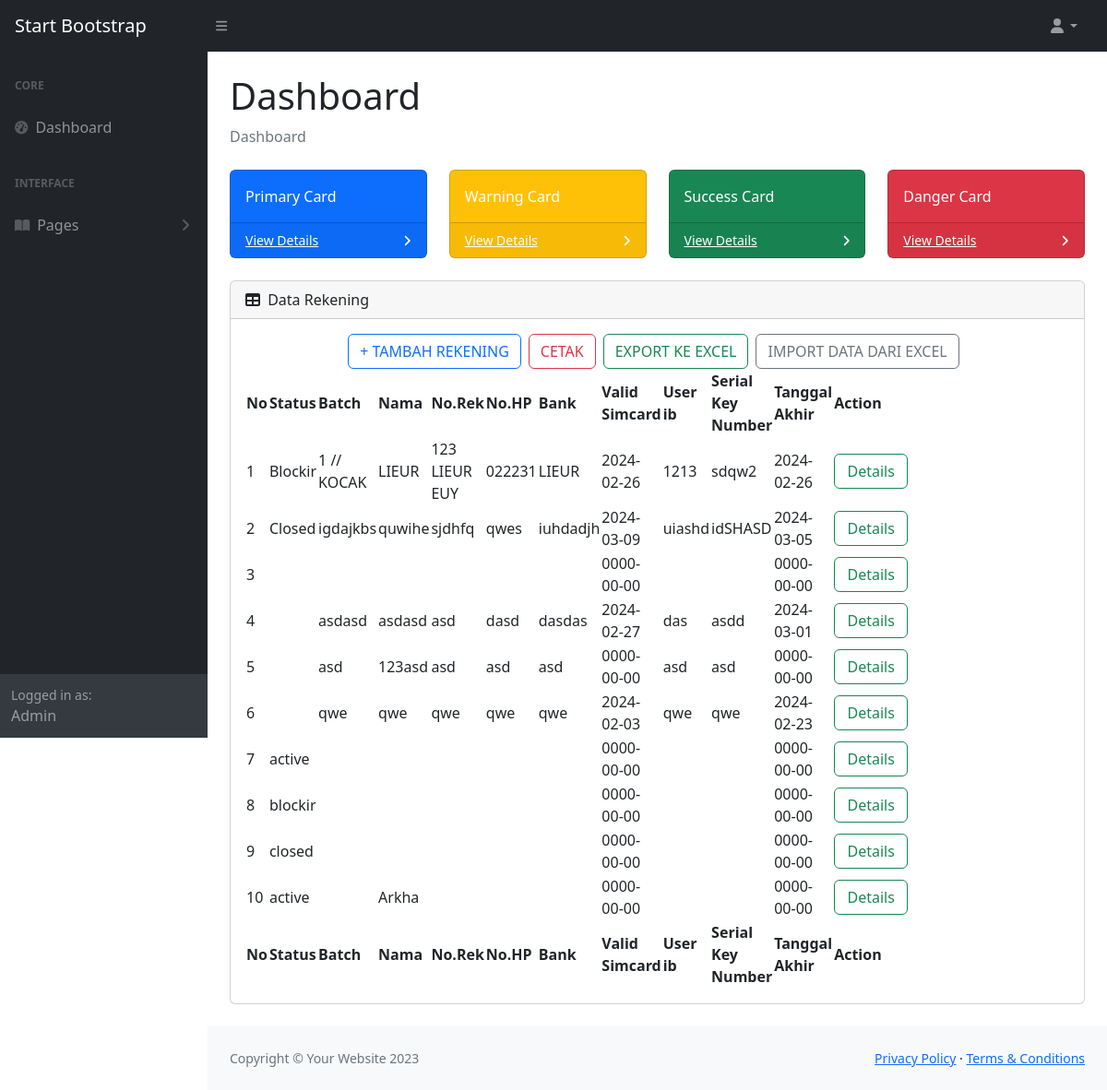
The page /index_admin.php (signed in) on the database its author committed.
### tables this page shows
CREATE TABLE `bank` (
  `id_ib` int(11) NOT NULL,
  `username` varchar(255) NOT NULL,
  `nama` varchar(255) NOT NULL,
  `bank` varchar(255) NOT NULL,
  `cabang` varchar(255) NOT NULL,
  `no_rekening` varchar(255) NOT NULL,
  `nama_ibu` varchar(255) NOT NULL,
  `no_hp` varchar(15) NOT NULL,
  `email` varchar(255) NOT NULL,
  `password` varchar(255) NOT NULL,
  `user_ib` varchar(255) NOT NULL,
  `pin_ib` varchar(10) NOT NULL,
  `kode_akses` varchar(255) NOT NULL,
  `password_transaksi` varchar(255) NOT NULL,
  `pin_mb` varchar(10) NOT NULL,
  `pin_atm` varchar(10) NOT NULL,
  `serial_key_number` varchar(20) NOT NULL,
  `pin_skn` varchar(20) NOT NULL,
  `jenis_atm` varchar(255) NOT NULL,
  `no_kartu_atm` varchar(100) NOT NULL,
  `cvv` varchar(100) NOT NULL,
  `masa_berlaku_atm` date NOT NULL,
  `valid_simcard` date NOT NULL,
  `status` varchar(255) NOT NULL,
  `batch` varchar(11) NOT NULL,
  `user_my_bca` varchar(255) NOT NULL,
  `password_my_bca` varchar(255) NOT NULL,
  `pin_transaksi` varchar(15) NOT NULL,
  `keterangan` text NOT NULL,
  `tanggal_mulai` date NOT NULL,
  `tanggal_akhir` date NOT NULL,
  `bisnis` varchar(255) NOT NULL,
  `coorporate_id` varchar(255) NOT NULL,
  `coorporate` varchar(255) NOT NULL,
  `id` varchar(255) NOT NULL,
  `foto_ktp` varchar(255) DEFAULT NULL,
  `foto_kartu_atm` varchar(255) DEFAULT NULL,
  `foto_kk` varchar(255) DEFAULT NULL,
  `foto_buku_tabungan` varchar(255) DEFAULT NULL
);

### index_admin.php (the view, shortened to what this page needs)
<!DOCTYPE html>
<html lang="en">
<head>
    <link href="https://cdn.jsdelivr.net/npm/simple-datatables@7.1.2/dist/style.min.css" rel="stylesheet" />
    <link href="css/styles.css" rel="stylesheet" />
</head>
<body class="sb-nav-fixed">
    <nav class="sb-topnav navbar navbar-expand navbar-dark bg-dark">
        <a class="navbar-brand ps-3" href="index.php">Start Bootstrap</a>
        <button class="btn btn-link btn-sm order-1 order-lg-0 me-4 me-lg-0" id="sidebarToggle" href="#!"><i class="fas fa-bars"></i></button>
        <ul class="navbar-nav ms-auto ms-md-0 me-3 me-lg-4">
            <li class="nav-item dropdown">
                <a class="nav-link dropdown-toggle" id="navbarDropdown" href="#" role="button" data-bs-toggle="dropdown" aria-expanded="false"><i class="fas fa-user fa-fw"></i></a>
            </li>
        </ul>
    </nav>
    <div id="layoutSidenav">
        <div id="layoutSidenav_nav">
            <nav class="sb-sidenav accordion sb-sidenav-dark" id="sidenavAccordion">
                <div class="sb-sidenav-menu">
                    <div class="nav">
                        <div class="sb-sidenav-menu-heading">Core</div>
                        <a class="nav-link" href="index.php">
                            <div class="sb-nav-link-icon"><i class="fas fa-tachometer-alt"></i></div>
                            Dashboard
                        </a>
                        <div class="sb-sidenav-menu-heading">Interface</div>
                        <a class="nav-link collapsed" href="#" data-bs-toggle="collapse" data-bs-target="#collapsePages" aria-expanded="false" aria-controls="collapsePages">
                            <div class="sb-nav-link-icon"><i class="fas fa-book-open"></i></div>
                            Pages
                            <div class="sb-sidenav-collapse-arrow"><i class="fas fa-angle-down"></i></div>
                        </a>
                    </div>
                </div>
                <div class="sb-sidenav-footer">
                    <div class="small">Logged in as:</div>
                    Admin
                </div>
            </nav>
        </div>
        <div id="layoutSidenav_content">
            <main>
                <div class="container-fluid px-4">
                    <h1 class="mt-4">Dashboard</h1>
                    <ol class="breadcrumb mb-4">
                        <li class="breadcrumb-item active">Dashboard</li>
                    </ol>
                    <div class="row">
                        <div class="col-xl-3 col-md-6">
                            <div class="card bg-primary text-white mb-4">
                                <div class="card-body">Primary Card</div>
                                <div class="card-footer d-flex align-items-center justify-content-between">
                                    <a class="small text-white stretched-link" href="#">View Details</a>
                                    <div class="small text-white"><i class="fas fa-angle-right"></i></div>
                                </div>
                            </div>
                        </div>
                        <div class="col-xl-3 col-md-6">
                            <div class="card bg-warning text-white mb-4">
                                <div class="card-body">Warning Card</div>
                                <div class="card-footer d-flex align-items-center justify-content-between">
                                    <a class="small text-white stretched-link" href="#">View Details</a>
                                    <div class="small text-white"><i class="fas fa-angle-right"></i></div>
                                </div>
                            </div>
                        </div>
                        <div class="col-xl-3 col-md-6">
                            <div class="card bg-success text-white mb-4">
                                <div class="card-body">Success Card</div>
                                <div class="card-footer d-flex align-items-center justify-content-between">
                                    <a class="small text-white stretched-link" href="#">View Details</a>
                                    <div class="small text-white"><i class="fas fa-angle-right"></i></div>
                                </div>
                            </div>
                        </div>
                        <div class="col-xl-3 col-md-6">
                            <div class="card bg-danger text-white mb-4">
                                <div class="card-body">Danger Card</div>
                                <div class="card-footer d-flex align-items-center justify-content-between">
                                    <a class="small text-white stretched-link" href="#">View Details</a>
                                    <div class="small text-white"><i class="fas fa-angle-right"></i></div>
                                </div>
                            </div>
                        </div>
                    </div>
                    <div class="card mb-4">
                        <div class="card-header">
                            <i class="fas fa-table me-1"></i>
                            Data Rekening
                        </div>
                        <div class="card-body">
                            <table id="datatablesSimple">
                                <div class="d-flex justify-content-center">
                                    <a href="tambah2.php" class="btn btn-outline-primary" style="text-decoration:none; margin-right: 0.5rem;">+
                                        TAMBAH REKENING</a>
                                    <a href="cetak.php" class="btn btn-outline-danger" target="_blank" style="text-decoration:none; margin-right: 0.5rem; ">CETAK</a>
                                    <a target="_blank" href="export_excel.php" class="btn btn-outline-success " style="text-decoration:none; margin-right: 0.5rem;">EXPORT KE
                                        EXCEL</a>
                                    <a href="import_excel.php" class="btn btn-outline-secondary" style="text-decoration:none; margin-right: 0.5rem;">IMPORT DATA DARI
                                        EXCEL</a>
                                </div>
                                <thead>
                                    <tr>
                                        <th>No</th>
                                        <th>Status</th>
                                        <th>Batch</th>
                                        <th>Nama</th>
                                        <th>No.Rek</th>
                                        <th>No.HP</th>
                                        <th>Bank</th>
                                        <th>Valid Simcard</th>
                                        <th>User ib</th>
                                        <th>Serial Key Number</th>
                                        <th>Tanggal Akhir</th>
                                        <th style="width:70%">Action</th>
                                    </tr>
                                </thead>
                                <tfoot>
                                    <tr>
                                    <tr>
                                        <th>No</th>
                                        <th>Status</th>
                                        <th>Batch</th>
                                        <th>Nama</th>
                                        <th>No.Rek</th>
                                        <th>No.HP</th>
                                        <th>Bank</th>
                                        <th>Valid Simcard</th>
                                        <th>User ib</th>
                                        <th>Serial Key Number</th>
                                        <th>Tanggal Akhir</th>
                                        <th style="width:70%">Action</th>
                                    </tr>
                                </tfoot>
                                <tbody>
                                    <?php
                                    include 'koneksi.php';
                                    $no = 1;
                                    $data = mysqli_query($koneksi, "select * from bank");
                                    while ($d = mysqli_fetch_array($data)) {
                                    ?>
                                        <tr>
                                            <td>
                                                <?php echo $no++; ?>
                                            </td>
                                            <td>
                                                <?php echo $d['status']; ?>
                                            </td>
                                            <td>
                                                <?php echo $d['batch']; ?>
                                            </td>
                                            <td>
                                                <?php echo $d['nama']; ?>
                                            </td>
                                            <td>
                                                <?php echo $d['no_rekening']; ?>
                                            </td>
                                            <td>
                                                <?php echo $d['no_hp']; ?>
                                            </td>
                                            <td>
                                                <?php echo $d['bank']; ?>
                                            </td>
                                            <td>
                                                <?php echo $d['valid_simcard']; ?>
                                            </td>
                                            <td>
                                                <?php echo $d['user_ib']; ?>
                                            </td>
                                            <td>
                                                <?php echo $d['serial_key_number']; ?>
                                            </td>
                                            <td>
                                                <?php echo $d['masa_berlaku_atm']; ?>
                                            </td>
                                            <td>
                                                <a href="detail.php?id_ib=<?php echo $d['id_ib']; ?>" class="btn btn-outline-success" style="width: 80px;">Details</a>
                                            </td>
                                        </tr>
                                    <?php
                                    }
                                    ?>
                                </tbody>
                            </table>
                        </div>
                    </div>
                </div>
            </main>
            <footer class="py-4 bg-light mt-auto">
                <div class="container-fluid px-4">
                    <div class="d-flex align-items-center justify-content-between small">
                        <div class="text-muted">Copyright &copy; Your Website 2023</div>
                        <div>
                            <a href="#">Privacy Policy</a>
                            &middot;
                            <a href="#">Terms &amp; Conditions</a>
                        </div>
                    </div>
                </div>
            </footer>
        </div>
    </div>
</body>
</html>

### rows shown on the page
bank: status "Blockir", batch "1 // KOCAK", nama "LIEUR", no_rekening "123 LIEUR EUY", no_hp "022231", bank "LIEUR", valid_simcard "2024-02-26", user_ib "1213", serial_key_number "sdqw2", masa_berlaku_atm "2024-02-26"
bank: status "Closed", batch "igdajkbs", nama "quwihe", no_rekening "sjdhfq", no_hp "qwes", bank "iuhdadjh", valid_simcard "2024-03-09", user_ib "uiashd", serial_key_number "idSHASD", masa_berlaku_atm "2024-03-05"
bank: valid_simcard "0000-00-00", masa_berlaku_atm "0000-00-00"
bank: batch "asdasd", nama "asdasd", no_rekening "asd", no_hp "dasd", bank "dasdas", valid_simcard "2024-02-27", user_ib "das", serial_key_number "asdd", masa_berlaku_atm "2024-03-01"
bank: batch "asd", nama "123asd", no_rekening "asd", no_hp "asd", bank "asd", valid_simcard "0000-00-00", user_ib "asd", serial_key_number "asd", masa_berlaku_atm "0000-00-00"
bank: batch "qwe", nama "qwe", no_rekening "qwe", no_hp "qwe", bank "qwe", valid_simcard "2024-02-03", user_ib "qwe", serial_key_number "qwe", masa_berlaku_atm "2024-02-23"
bank: status "active", valid_simcard "0000-00-00", masa_berlaku_atm "0000-00-00"
bank: status "blockir", valid_simcard "0000-00-00", masa_berlaku_atm "0000-00-00"
bank: status "closed", valid_simcard "0000-00-00", masa_berlaku_atm "0000-00-00"
bank: status "active", nama "Arkha", valid_simcard "0000-00-00", masa_berlaku_atm "0000-00-00"
